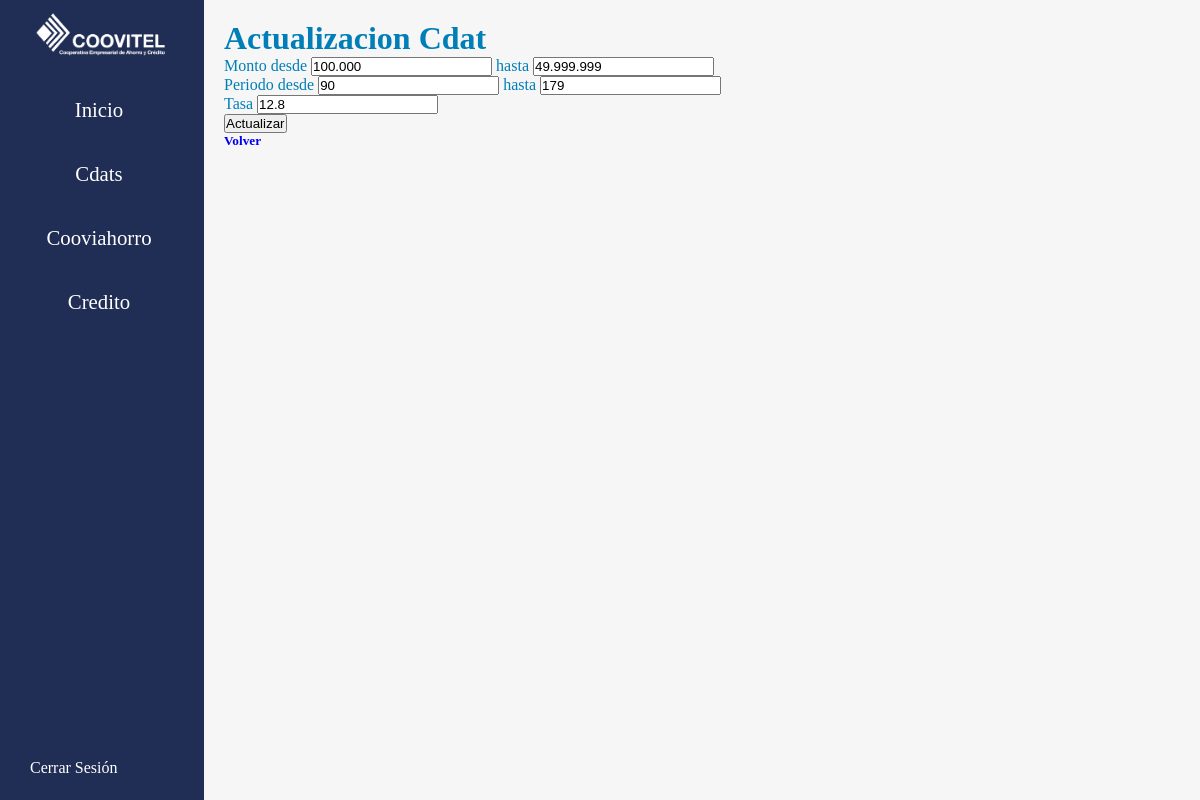
The page /cdats/updatecdat/2 (signed in) on the database as committed earlier.
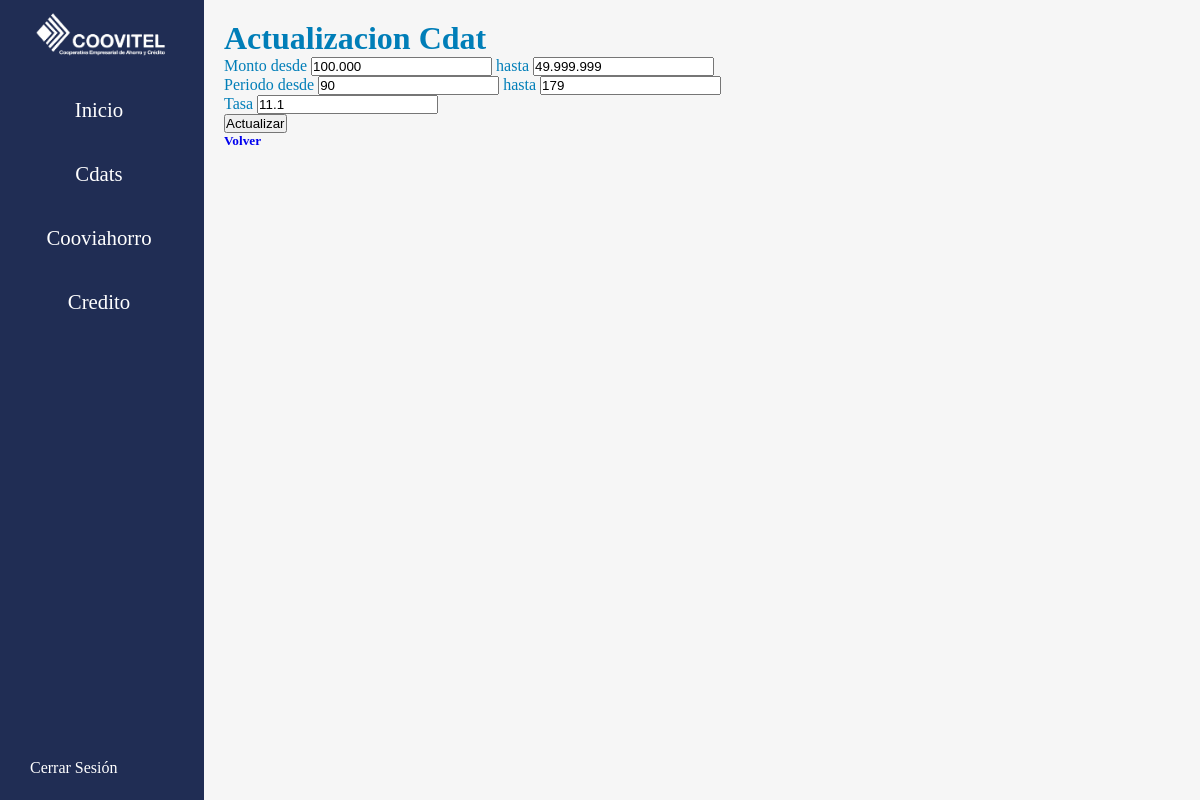
The same page on the database as committed later.
### controls/models.py (models this page shows, shortened)
class TasasCDAT(models.Model):
    person = models.CharField(max_length=100)
    type = models.CharField(max_length=100)
    since = models.CharField(max_length=100)
    until = models.CharField(max_length=100)
    amountsince = models.IntegerField()
    amountuntil = models.IntegerField()
    tasa = models.CharField(max_length=100)

### controls/views.py (the view, shortened to what this page needs)
# urls.py: path("cdats/updatecdat/<int:id>", views.updatecdat, name="updatecdat"),
@login_required(login_url="login")
def updatecdat(request, id):
    cdat = TasasCDAT.objects.get(id=id)
    context = {"cdat": cdat}
    return render(request, 'updatecdat.html', context)

### controls/templates/updatecdat.html (shortened to what this page needs)
{% extends "base.html" %}
{% load humanize %}
{% block content %}
    <div class="cdats">
        <h1 class="title">Actualizacion Cdat</h1>
        <form method="POST" class="form">
            <div class="input-datas">
                <label for="since">Monto desde</label>
                <input class="input"  id="since" type="text" name="since" value={{cdat.since}} required oninput="formatNumber(this)"></input>
                <label for="until">hasta</label>
                <input class="input"  id="until" type="text" name="until" value={{cdat.until}} required></input>
            </div>
            <div class="input-datas">
                <label for="since-amount">Periodo desde</label>
                <input class="input"  id="since-amount" type="number" name="amountsince" value={{cdat.amountsince}} required></input>
                <label for="until-amount">hasta</label>
                <input class="input"  id="until-amount" type="number" name="amountuntil" value={{cdat.amountuntil}} required></input>
            </div>
            <div class="input-datas down">
                <label for="tasa">Tasa</label>
                <input class="input"  id="tasa" type="number" name="tasa" step="0.01" value={{cdat.tasa}} placeholder={{cdat.tasa}} required></input>
            </div>
            <input  class="create" onclick="return confirm('Esta seguro de actualiar este rango de CDAT?')" type="submit" value="Actualizar" href="{% url 'cdats' %}"/>
        </form>
        <div class="cont-back">
            <a class="back" href="{% url 'cdats' %}"><h5>Volver</h5></a>
        </div>
    </div>
{% endblock %}

Rows that differ between the two databases and show on the page:
changed TasasCDAT: tasa "12.8" → "11.1"
